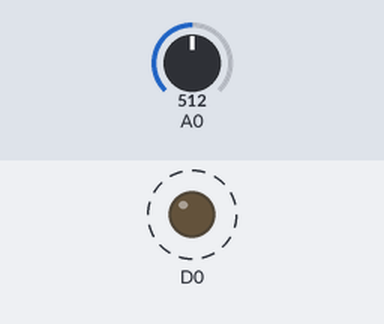
Recording of a sketch running on a simulated ESP8266 (NodeMCU). Parts: output pins drawn as LEDs (lit = HIGH). Dashed ring = blinking. Inputs (shaded band) come from the test bench; at power-on: A0 = 512. What the sketch prints to the serial monitor is not drawn.

Above: at 0.5 s.
Timing chart, 0 to 3.5 s (numbered marks = the images above):
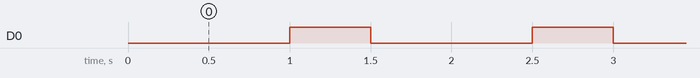

The sketch:

Blink_and_test_ADC.ino
```cpp
void setup() {
  pinMode(D0, OUTPUT); // Initialize the LED_BUILTIN pin as an output
  Serial.begin(9600);
}

// the loop function runs over and over again forever
void loop()
{
  digitalWrite(D0, LOW);   // Turn the LED on (Note that LOW is the voltage level
                                    // but actually the LED is on; this is because
                                    // it is acive low on the ESP-01)
  Serial.println("hello");
  Serial.println(analogRead(A0)); // Testing the adc pin

  delay(1000);                      // Wait for a second
  digitalWrite(D0, HIGH);  // Turn the LED off by making the voltage HIGH
  delay(500);                      // Wait for two seconds (to demonstrate the active low LED)
}
```

Measured:
- by itself, D0: alternates HIGH for 0.50 s and LOW for 1.0 s
